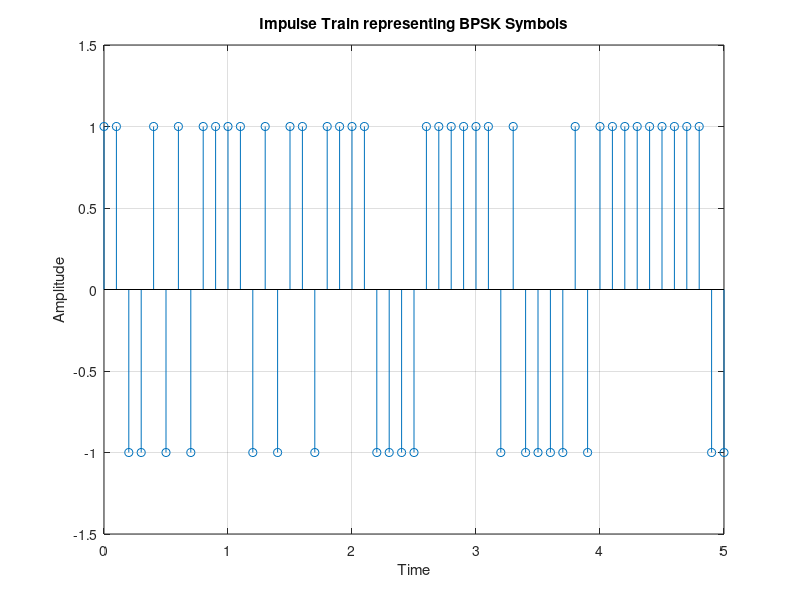

Here is the MATLAB script that generated this plot: (Note: this script raises an error after producing the figure.)
close all; clc; clear;

%% Task I

N = 1000;                 % Number of bits
fs = 10;                  % Sampling frequency
Tb = 1/fs;                % Bit duration
dt = 0.001;
t = 0:1/fs:999/fs;           %time vector
SNR_dB = 10;
NoisePower = 1./(10.^(0.1*SNR_dB));

%% Step 1
% Generating BPSK symbols
Bit_Stream = rand(1,N)>0.5;
BPSK_Symbols = Bit_Stream* 2 - 1;   % Mapping to BPSK symbols  0 -> -1 and 1 -> 1

%Plotting the BPSK impulse train
figure;
stem(t, BPSK_Symbols);
xlabel('Time');
ylabel('Amplitude');
title('Impulse Train representing BPSK Symbols');
ylim([-1.5 1.5])
xlim([0 5])
grid on;
ax = gca;
ax.LineWidth = 1.5;
ax.FontSize = 12;
%% Step 2
t = -fs:1/fs:fs;           %Updating the time vector
Sinc_Filter = sinc(t);     %Defining sinc pulse shaping filter

%Plotting sinc pulse
figure
plot(t, Sinc_Filter);
xlabel('Time');
ylabel('Amplitude');
title('Sinc pulse');
ylim([-0.5 1.2])
xlim([-5 5])
grid on;
ax = gca;
ax.LineWidth = 1.5;
ax.FontSize = 12;

% Upsampling the BPSK sequence
t = 0:Tb:99*Tb;                     %Updating the time vector
BPSK_Symbols = upsample(BPSK_Symbols, fs);

figure;
stem(t, BPSK_Symbols(1:100)); 
xlabel('Time'); 
ylabel('Amplitude');
title('Upsampled BPSK Impulse Train');
axis([0 10 -1.2 1.2]); 
grid on;
ax = gca;
ax.LineWidth = 1.5;
ax.FontSize = 12;

% Generating transmit signal by convolving with sinc pulse
Tx_Signal = conv(BPSK_Symbols, Sinc_Filter);
t = 0:Tb:(length(Tx_Signal)-1)*Tb;

%Plotting the transmit signal
figure
plot(t, Tx_Signal);
xlabel('Time');
ylabel('Amplitude');
title('Transmitted Signal');
xlim([0 50])
grid on;
ax = gca;
ax.LineWidth = 1.5;
ax.FontSize = 12;

%% Step 3
%Generating the eye diagram
eyediagram(Tx_Signal, 2*fs);

%% Step 4
%Defining raised cosine filter with roll-off = 0.5
rcos_alpha5 = raised_cosine_filter(0.5, fs);
rcos_alpha1 = raised_cosine_filter(1, fs);

% Generating transmit signal by convolving with raised cosine
Tranmit_Signal1 = conv(BPSK_Symbols, rcos_alpha5);
Tranmit_Signal2 = conv(BPSK_Symbols, rcos_alpha1);

% Plotting
figure;
t = 0:Tb:(length(rcos_alpha5)-1)*Tb;
plot(t, rcos_alpha5);
grid on;
title('Raised Cosine Filter (Roll-off Factor = 0.5)');
xlabel('Time (s)');
ylabel('Amplitude');
ax = gca;
ax.LineWidth = 1.5;
ax.FontSize = 12;

% Plotting
figure;
t = 0:Tb:(length(rcos_alpha1)-1)*Tb;
plot(t, rcos_alpha1);
grid on;
title('Raised Cosine Filter (Roll-off Factor = 1)');
xlabel('Time (s)');
ylabel('Amplitude');
ax = gca;
ax.LineWidth = 1.5;
ax.FontSize = 12;

%Plotting the transmit signals
figure;                                      %with roll-off = 0.5
t = 0:Tb:(length(Tranmit_Signal1)-1)*Tb;
plot(t, Tranmit_Signal1);
xlabel('Time');
ylabel('Amplitude');
title('Transmitted Signal (Roll-off Factor = 0.5)');
xlim([0 50])
grid on;
ax = gca;
ax.LineWidth = 1.5;
ax.FontSize = 12;

figure;                                     %with roll-off = 1
t = 0:Tb:(length(Tranmit_Signal2)-1)*Tb;
plot(t, Tranmit_Signal2);
xlabel('Time');
ylabel('Amplitude');
title('Transmitted Signal (Roll-off Factor = 1)');
xlim([0 50])
grid on;
ax = gca;
ax.LineWidth = 1.5;
ax.FontSize = 12;

%Generating eye diagrams
eyediagram(Tranmit_Signal1, 2*fs);          %For roll-off = 0.5
eyediagram(Tranmit_Signal2, 2*fs);          %For roll-off = 1

%% Task 2

%% Adding Noise
AWGN_TX_Sinc = awgn(Tx_Signal,SNR_dB,'measured');
AWGN_TX_roll5 = awgn(Tranmit_Signal1,SNR_dB,'measured');
AWGN_TX_roll1 = awgn(Tranmit_Signal2,SNR_dB,'measured');

%Plotting the figures
figure;
t = 0:Tb:(length(AWGN_TX_Sinc)-1)*Tb;
plot(t, AWGN_TX_Sinc);
grid on;
title('Transmit Signal with Noise (Sinc Pulse Shaping)');
xlabel('Time (s)');
ylabel('Amplitude');
xlim([0 50]);
ax = gca;
ax.LineWidth = 1.5;
ax.FontSize = 12;

figure;
t = 0:Tb:(length(AWGN_TX_roll5)-1)*Tb;
plot(t, AWGN_TX_roll5);
grid on;
title('Raised Cosine Filter (Roll-off Factor = 0.5)');
xlabel('Time (s)');
ylabel('Amplitude');
xlim([0 50]);
ax = gca;
ax.LineWidth = 1.5;
ax.FontSize = 12;

figure;
t = 0:Tb:(length(AWGN_TX_roll1)-1)*Tb;
plot(t, AWGN_TX_roll1);
grid on;
title('Raised Cosine Filter (Roll-off Factor = 1)');
xlabel('Time (s)');
ylabel('Amplitude');
xlim([0 50]);
ax = gca;
ax.LineWidth = 1.5;
ax.FontSize = 12;

% eye diagrams with noise
eyediagram(AWGN_TX_Sinc, 2*fs);           %For sinc pulse     
eyediagram(AWGN_TX_roll5, 2*fs);          %For roll-off = 0.5
eyediagram(AWGN_TX_roll1, 2*fs);          %For roll-off = 1